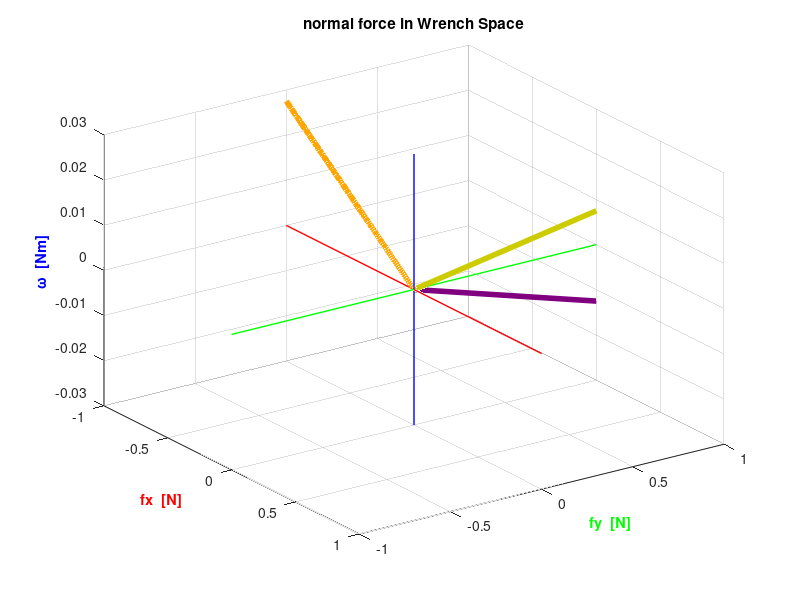

MATLAB code to generate this figure:
% 今週のスライド用のやつ

% 初期化
clear;

% 検索フォルダを追加
addpath('../function', '-end');
addpath('.', '-end');
addpath('../graph_data', '-end');

% 法線ベクトルの定義

f1 = 1;
f2 = 1;
f3 = 1;

% 法線ベクトルの位置ベクトルの定義
l1 = [0.0075; 0.03; 0.0];
l2 = [0.005; 0.0275; 0.0];
l3 = [-0.0125; 0.03; 0.0];


% グラフ描画開始

figure;

hold on;

grid on;

% グラフタイトル
title('normal force in Wrench Space');

% グラフの視点
view(55, 30);

%ラベルの描画
xlabel('fx  [N]', 'FontSize', 10.5, 'FontWeight', 'bold', 'Color', 'r');
ylabel('fy  [N]', 'FontSize', 10.5, 'FontWeight', 'bold', 'Color', 'g');
zlabel('ω  [Nm]', 'FontSize', 10.5, 'FontWeight', 'bold', 'Color', 'b');

%グラフの範囲を設定
xlim([-1, 1]);
ylim([-1, 1]);
zlim([-0.03, 0.03]);

% 軸線を描画
line([min(xlim) max(xlim)], [0 0], [0 0], 'Color', 'red', 'LineWidth', 1.0);
line([0 0], [min(ylim), max(ylim)], [0 0], 'Color', 'green', 'LineWidth', 1.0);
line([0 0], [0 0], [min(zlim) max(zlim)], 'Color', 'blue', 'LineWidth', 1.0);

%pause(10);

for i = 0:0.01:1

    A = [0 -1 0;
         1 0 1;
         l1(1) l2(2) l3(1)];

    edit_f1 = i * f1;
    edit_f2 = i * f2;
    edit_f3 = i * f3;

    all_f1 = [edit_f1; 0; 0];
    all_f2 = [0; edit_f2; 0];
    all_f3 = [0; 0; edit_f3];

    ans_f1 = A * all_f1;
    ans_f2 = A * all_f2;
    ans_f3 = A * all_f3;

    wrench1 = [ans_f1(1) ans_f1(2) ans_f1(3)];
    wrench2 = [ans_f2(1) ans_f2(2) ans_f2(3)];
    wrench3 = [ans_f3(1) ans_f3(2) ans_f3(3)];

    wrench = wrench1 + wrench2 + wrench3;

    p1 = plot3([0, wrench1(1)], [0, wrench1(2)], [0, wrench1(3)], 'Color', [0.8, 0.8, 0.0], 'LineWidth', 4.0);
    p2 = plot3([0, wrench2(1)], [0, wrench2(2)], [0, wrench2(3)], 'Color', [1.0, 0.65, 0.0], 'LineWidth', 4.0);
    p3 = plot3([0, wrench3(1)], [0, wrench3(2)], [0, wrench3(3)], 'Color', [0.5, 0.0, 0.5], 'LineWidth', 4.0);
    %p1 = plot3([0, -wrench(1)], [0, -wrench(2)], [0, -wrench(3)], 'Color', 'k', 'LineWidth', 4.0);
    %box1 = annotation('textbox', [0.0, 0.9, 0.1, 0.1], 'String', sprintf('ベクトル 係数 : s = (%.2f)', i), 'FitBoxToText', 'on', 'Color', [0.0, 0.0, 0.0], 'EdgeColor', 'none', 'FontSize', 12);
    %box2 = annotation('textbox', [0.0, 0.9, 0.1, 0.1], 'String', sprintf('ベクトル 係数 : s = (%.2f)', i), 'FitBoxToText', 'on', 'Color', [0.0, 0.0, 0.0], 'EdgeColor', 'none', 'FontSize', 12);

    %box2 = annotation('textbox', [0.0, 0.85, 0.1, 0.1], 'String', sprintf('f = %.2f', wrench1(2)), 'FitBoxToText', 'on', 'Color', 'k', 'EdgeColor', 'none', 'FontSize', 12);

    pause(0.1);

    if(i == 1)
        disp('');
    else
        delete(p1);
        delete(p3);
        %delete(box1);
        %delete(box2);
    end

end

hold off;